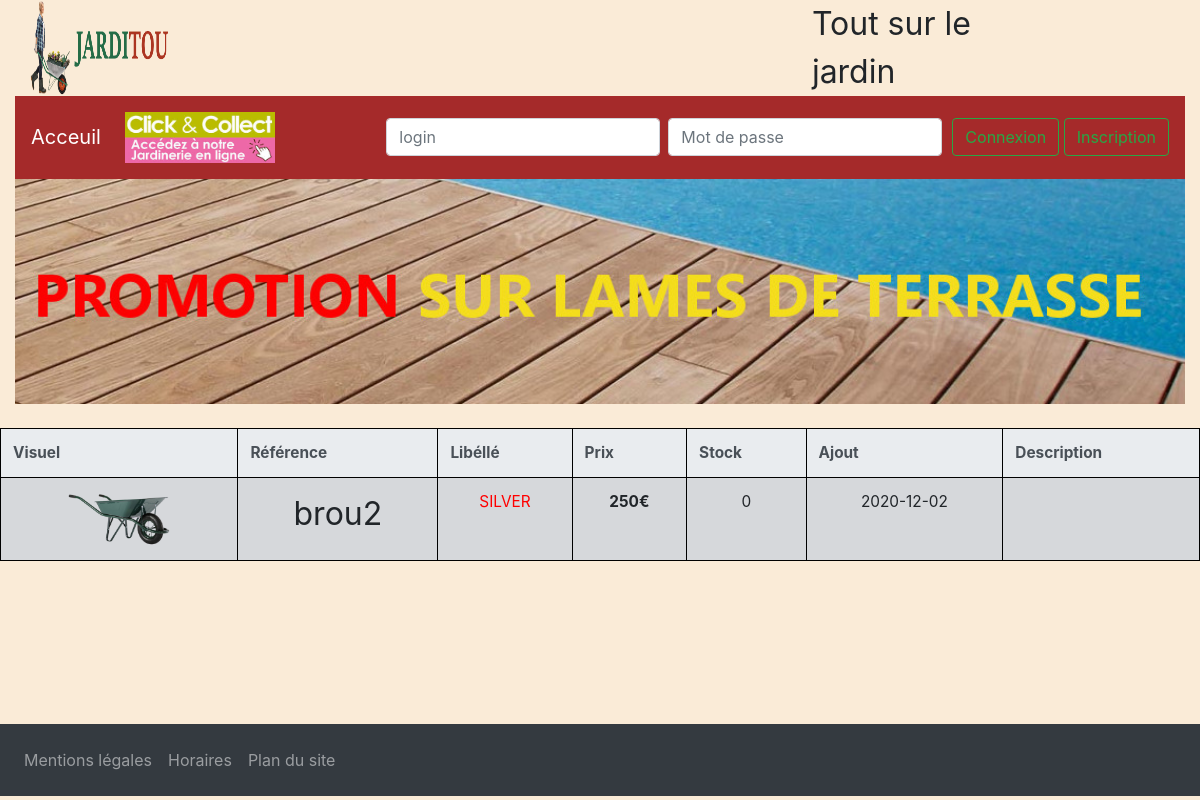
The page /panier.php?categorie=Brouette on the database its author committed.
### tables this page shows
CREATE TABLE IF NOT EXISTS `produit` (
  `ID` int(11) NOT NULL AUTO_INCREMENT,
  `Reference` varchar(50) DEFAULT NULL,
  `Libelle` varchar(50) DEFAULT NULL,
  `Prix` int(11) DEFAULT NULL,
  `Stock` int(11) DEFAULT NULL,
  `Couleur` varchar(50) DEFAULT NULL,
  `ajout` date DEFAULT NULL,
  `modif` varchar(255) DEFAULT NULL,
  `bloqué` varchar(50) DEFAULT NULL,
  `datemodif` date DEFAULT NULL,
  `categorie` varchar(255) DEFAULT NULL,
  PRIMARY KEY (`ID`)
);

### panier.php (the view, shortened to what this page needs)
<?php
require "header.php";
require "connexion_bdd.php";
?>
    <br>
<?php
try {
    $categorie=$_GET['categorie'];
$requete = "SELECT * FROM produit where categorie = '$categorie'";
$result = $db->query($requete);
$nbLigne = $result->rowCount();
if ($nbLigne > 0) {
    while ($row = $result->fetch(PDO::FETCH_OBJ))
        {
?>
<form method="POST" action="panier.php">
   <div id="debutTable" class="table-responsive">
   <table class="table table-bordered col-12">
            <thead class="thead-light">
                <tr>
                     <th scope="col">Visuel</th>
                     <th scope="col">Référence</th>
                     <th scope="col">Libéllé</th>
                     <th scope="col">Prix</th>
                     <th scope="col">Stock</th>
                     <th scope="col">Ajout</th>
                     <th scope="col">Description</th>
                </tr>
            </thead>
            <tbody>
<tr>
                    <td class='table-secondary'  scope='row'><img src='images/<?=$row->ID?>.png' alt='image2' height='auto' width='110'></td>
                    <td class='table-secondary' scope='row'><span id='reference'><?= $row->Reference ?></span></td>
                    <td class='table-secondary' scope='row' class='libelle'><a href='details.php?ID= <?= $row->ID ?>'><?= $row->Libelle ?></a></td>
                    <td class='table-secondary' scope='row' ><strong><?= $row->Prix ?>€</strong></td>
                    <td class='table-secondary' scope='row' ><?= $row->Stock ?></td>
                    <td class='table-secondary' scope='row'><?= $row->ajout ?></td>
                    <td class='table-secondary' scope='row'><?= $row->modif ?></td>
                </tr>
                    </div>
        </form>
    <?php
        }
}
 }
 catch (Exception $e)
{
echo 'Erreur : ' . $e->getMessage() . '<br />';
echo 'N° : ' . $e->getCode();
die('Fin du script');
}
?>
</body>
<?php
require "footer.php";
?>

### style.css (style rules this page uses)
body { background-color: antiquewhite; }
span { font-size: xx-large; }
table { font-size: 96%; }
table { margin-bottom: 0%; }
table > thead > tr > th { border:1px solid black!important; }
table > tbody > tr > td { border:1px solid black!important; }
a { color: red; text-decoration: red; }
td { text-align: center; }

### rows shown on the page
produit: Reference "brou2", Libelle "SILVER", Prix "250", Stock "0", ajout "2020-12-02"
